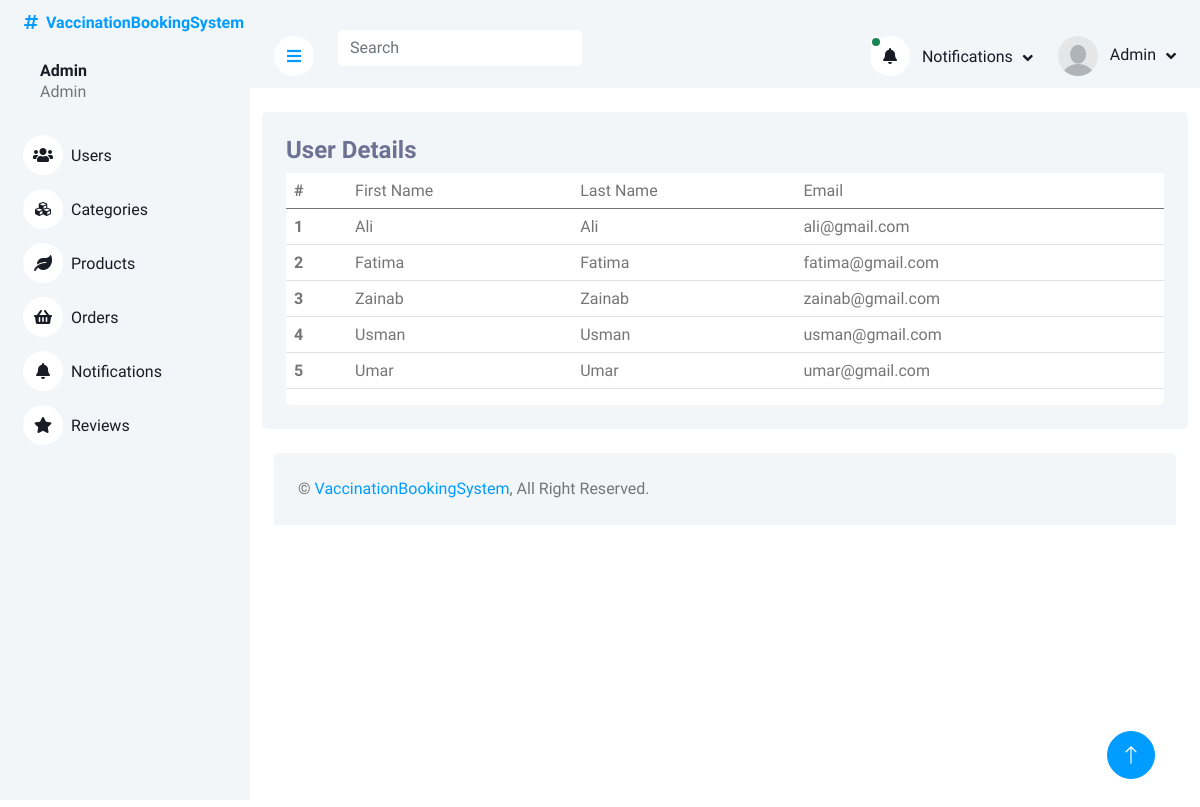
/adminPanel/index.php (signed in), run on an earlier commit of the app's database.
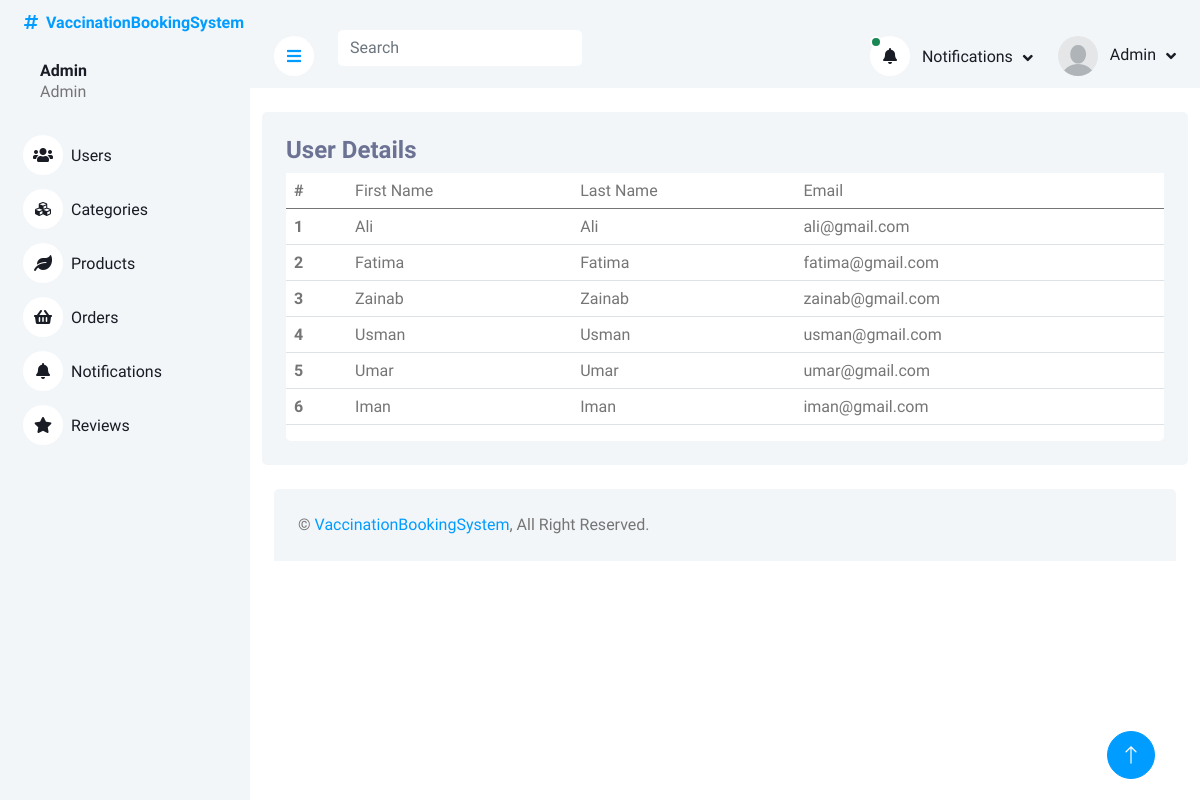
And on a later commit of the database.
### tables this page shows
CREATE TABLE `users` (
  `userID` int(11) NOT NULL,
  `firstName` varchar(225) DEFAULT NULL,
  `lastName` varchar(225) DEFAULT NULL,
  `userEmail` varchar(225) NOT NULL,
  `userPassword` varchar(225) DEFAULT NULL
);

### adminPanel/index.php (the view, shortened to what this page needs)
<?php
include_once('header_admin.php')
?>
<div class="container pt-4">
    <div class="bg-light rounded p-4">
        <div class="row">
            <div class="col-12">
                <div class="bg-white rounded h-100 ">
                    <div class="d-flex bg-light justify-content-between">
                        <h4>User Details  </h4>
                    </div>
                    <div class="table-responsive bg- ">
                        <table class="table">
                            <thead>
                                <tr>
                                    <th scope="col">#</th>
                                    <td>First Name</td>
                                    <td>Last Name</td>
                                    <td>Email </td>
                                </tr>
                            </thead>
                            <tbody>
                                <?php
                        $query = $pdo->query("SELECT * FROM users");
                        $result = $query->fetchAll(PDO::FETCH_ASSOC);
                        foreach($result as $row){
                        ?>
                                <tr class="tr-row">
                                    <th scope="row">
                                        <?php echo $row['userID'] ?>
                                    </th>
                                    <td>
                                        <?php echo ucfirst($row['firstName']) ?>
                                    </td>
                                    <td>
                                        <?php echo ucfirst($row['lastName'] )?>
                                    </td>
                                    <td>
                                        <?php echo $row['userEmail'] ?>
                                    </td>
                                </tr>
                                <?php
                        };
                                       ?>
                            </tbody>
                        </table>
                    </div>
                </div>
            </div>
        </div>
    </div>
</div>
<?php
include('footer.php')
?>

### adminPanel/header_admin.php (shortened to what this page needs)
<?php
include("php/query.php");
?>
<!DOCTYPE html>
<html lang="en">
<head>
    <link href="https://cdnjs.cloudflare.com/ajax/libs/font-awesome/5.10.0/css/all.min.css" rel="stylesheet">
    <link href="https://cdn.jsdelivr.net/npm/bootstrap-icons@1.4.1/font/bootstrap-icons.css" rel="stylesheet">
    <link href="lib/owlcarousel/assets/owl.carousel.min.css" rel="stylesheet">
    <link href="lib/tempusdominus/css/tempusdominus-bootstrap-4.min.css" rel="stylesheet" />
    <link href="css/bootstrap.min.css" rel="stylesheet">
    <link href="css/style.css" rel="stylesheet">
</head>
<body>
    <div class="container-xxl position-relative bg-white d-flex p-0">
        <div class="sidebar pe-4 pb-3">
            <nav class="navbar bg-light navbar-light">
                <a href="index.html" class="navbar-brand mx-4 mb-3">
                    <h6 class="text-primary"><i class="fa fa-hashtag me-2"></i>VaccinationBookingSystem</h6>
                </a>
                <div class="d-flex align-items-center ms-4 mb-4">
                    <div class="ms-3">
                            <h6 class="mb-0">
                                    Admin
                            </h6>
                        <span>Admin</span>
                    </div>
                </div>
                <div class="navbar-nav w-100">
                    <a href="index.php" class="nav-item nav-link "><i class="fa fa-users me-2"></i>Users</a>
                    <a href="category.php" class="nav-item nav-link"><i class="fa fa-cubes me-2"></i>Categories</a>
                    <a href="products.php" class="nav-item nav-link"><i class="fa fa-leaf me-2"></i>Products</a>
                    <a href="orders.php" class="nav-item nav-link"><i class="fa fa-shopping-basket me-2"></i>Orders</a>
                    <a href="notifications.php" class="nav-item nav-link"><i class="fa fa-bell me-2"></i>Notifications</a>
                    <a href="reviews.php" class="nav-item nav-link"><i class="fa fa-star me-2"></i>Reviews</a>
                </div>
            </nav>
        </div>
        <div class="content">
            <nav class="navbar navbar-expand bg-light navbar-light sticky-top px-4 py-0">
                <a href="#" class="sidebar-toggler flex-shrink-0">
                    <i class="fa fa-bars"></i>
                </a>
                <form class=" d-none d-md-flex ms-4">
                    <input id="taskFilter" name="search-query" class="taskFilter form-control border-0" type="search"
                        placeholder="Search">
                </form>
                <div class="navbar-nav align-items-center ms-auto">
                    <div class="nav-item dropdown">
                        <?php
                            $query = $pdo->query("SELECT * from orders where orderStatus	 = 'pending'  LIMIT 2");
                        $result = $query->fetchAll(PDO::FETCH_ASSOC);
                        if (empty($result)) {
                            ?>
                            <a href="#" class="nav-link dropdown-toggle " data-bs-toggle="dropdown">
                                <i class="fa fa-bell me-lg-2">
                                </i>
                                <span class="d-none d-lg-inline-flex">Notifications</span>
                            </a>
                            <?php
                        } else {
                            ?>
                            <a href="#" class="nav-link dropdown-toggle " data-bs-toggle="dropdown">
                                <i class="fa fa-bell me-lg-2 position-relative">
                                    <div
                                        class="bg-success rounded-circle border border-2 border-white position-absolute top-0 start-0 p-1">
                                    </div>
                                </i>
                                <span class="d-none d-lg-inline-flex">Notifications</span>
                            </a>
                            <?php
                        } ?>
                    </div>
                    <div class="nav-item dropdown">
                        <a href="#" class="nav-link dropdown-toggle" data-bs-toggle="dropdown">
                        <img class="rounded-circle me-lg-2" src="img/user.jpg" alt="" style="width: 40px; height: 40px;">
                                <span class="d-none d-lg-inline-flex">
                                        Admin
                                </span>
                        </a>
                    </div>
                </div>
            </nav>

### adminPanel/footer.php (shortened to what this page needs)
            <div class="container-fluid pt-4 px-4">
                <div class="bg-light rounded-top p-4">
                    <div class="row">
                        <div class="col-12 col-sm-6 text-center text-sm-start">
                            &copy; <a href="#">VaccinationBookingSystem</a>, All Right Reserved.
                        </div>
                    </div>
                </div>
            </div>
        </div>
        <a href="#" class="btn btn-lg btn-primary btn-lg-square back-to-top"><i class="bi bi-arrow-up"></i></a>
    </div>
</body>
</html>

### adminPanel/css/style.css (style rules this page uses)
:root { --primary: #009CFF; --light: #F3F6F9; --dark: #191C24; }
.back-to-top { position: fixed; display: none; right: 45px; bottom: 45px; z-index: 99; }
.btn { transition: .5s; }
.btn.btn-primary { color: #FFFFFF; }
.btn-lg-square { width: 48px; height: 48px; }
.btn-square, .btn-sm-square, .btn-lg-square { padding: 0; display: inline-flex; align-items: center; justify-content: center; font-weight: normal; border-radius: 50px; }
.sidebar { position: fixed; top: 0; left: 0; bottom: 0; width: 250px; height: 100vh; overflow-y: auto; background: var(--light); transition: 0.5s; z-index: 999; }
.content { margin-left: 250px; min-height: 100vh; background: #FFFFFF; transition: 0.5s; }
@media (min-width: 992px) { .sidebar { margin-left: 0; } }
@media (min-width: 992px) { .content { width: calc(100% - 250px); } }
.sidebar .navbar .navbar-nav .nav-link { padding: 7px 20px; color: var(--dark); font-weight: 500; border-left: 3px solid var(--light); border-radius: 0 30px 30px 0; outline: none; }
.sidebar .navbar .navbar-nav .nav-link i { width: 40px; height: 40px; display: inline-flex; align-items: center; justify-content: center; background: #FFFFFF; border-radius: 40px; }
.content .navbar .navbar-nav .nav-link { margin-left: 25px; padding: 12px 0; color: var(--dark); outline: none; }
.content .navbar .sidebar-toggler, .content .navbar .navbar-nav .nav-link i { width: 40px; height: 40px; display: inline-flex; align-items: center; justify-content: center; background: #FFFFFF; border-radius: 40px; }
.content .navbar .dropdown-toggle::after { margin-left: 6px; vertical-align: middle; border: none; content: "\f107"; font-family: "Font Awesome 5 Free"; font-weight: 900; transition: .5s; }

### adminPanel/header_admin.php (style rules this page uses)
h4 { color: #6C7293; }

What changed in the data, as far as the page shows it:
added users: userID "6", firstName "Iman", lastName "Iman", userEmail "iman@gmail.com"
